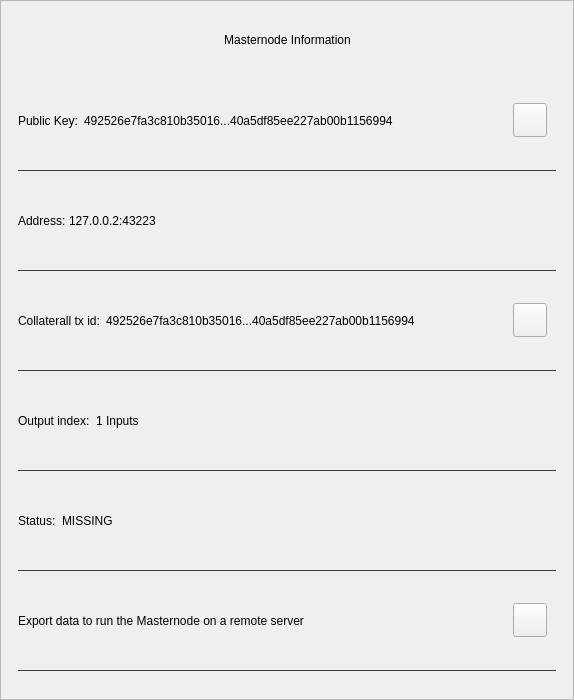
<?xml version="1.0" encoding="UTF-8"?>
<ui version="4.0">
 <class>MnInfoDialog</class>
 <widget class="QWidget" name="MnInfoDialog">
  <property name="geometry">
   <rect>
    <x>0</x>
    <y>0</y>
    <width>574</width>
    <height>700</height>
   </rect>
  </property>
  <property name="minimumSize">
   <size>
    <width>574</width>
    <height>530</height>
   </size>
  </property>
  <property name="windowTitle">
   <string>Form</string>
  </property>
  <property name="styleSheet">
   <string notr="true"/>
  </property>
  <layout class="QVBoxLayout" name="verticalLayout_3">
   <property name="spacing">
    <number>0</number>
   </property>
   <property name="leftMargin">
    <number>0</number>
   </property>
   <property name="topMargin">
    <number>0</number>
   </property>
   <property name="rightMargin">
    <number>0</number>
   </property>
   <property name="bottomMargin">
    <number>0</number>
   </property>
   <item>
    <widget class="QFrame" name="frame">
     <property name="styleSheet">
      <string notr="true"/>
     </property>
     <property name="frameShape">
      <enum>QFrame::StyledPanel</enum>
     </property>
     <property name="frameShadow">
      <enum>QFrame::Raised</enum>
     </property>
     <layout class="QVBoxLayout" name="verticalLayout">
      <property name="leftMargin">
       <number>0</number>
      </property>
      <property name="rightMargin">
       <number>0</number>
      </property>
      <item>
       <layout class="QHBoxLayout" name="horizontalLayout_3">
        <property name="spacing">
         <number>0</number>
        </property>
        <property name="leftMargin">
         <number>20</number>
        </property>
        <property name="topMargin">
         <number>10</number>
        </property>
        <property name="rightMargin">
         <number>20</number>
        </property>
        <item>
         <spacer name="horizontalSpacer_2">
          <property name="orientation">
           <enum>Qt::Horizontal</enum>
          </property>
          <property name="sizeHint" stdset="0">
           <size>
            <width>40</width>
            <height>20</height>
           </size>
          </property>
         </spacer>
        </item>
        <item>
         <widget class="QLabel" name="labelTitle">
          <property name="minimumSize">
           <size>
            <width>0</width>
            <height>40</height>
           </size>
          </property>
          <property name="maximumSize">
           <size>
            <width>16777215</width>
            <height>40</height>
           </size>
          </property>
          <property name="styleSheet">
           <string notr="true">padding-left:24px;</string>
          </property>
          <property name="text">
           <string>Masternode Information</string>
          </property>
          <property name="alignment">
           <set>Qt::AlignCenter</set>
          </property>
          <property name="margin">
           <number>7</number>
          </property>
         </widget>
        </item>
        <item>
         <spacer name="horizontalSpacer">
          <property name="orientation">
           <enum>Qt::Horizontal</enum>
          </property>
          <property name="sizeHint" stdset="0">
           <size>
            <width>40</width>
            <height>20</height>
           </size>
          </property>
         </spacer>
        </item>
        <item>
         <widget class="QPushButton" name="btnEsc">
          <property name="minimumSize">
           <size>
            <width>24</width>
            <height>24</height>
           </size>
          </property>
          <property name="maximumSize">
           <size>
            <width>24</width>
            <height>24</height>
           </size>
          </property>
          <property name="styleSheet">
           <string notr="true">border:none;</string>
          </property>
          <property name="text">
           <string/>
          </property>
         </widget>
        </item>
       </layout>
      </item>
      <item>
       <spacer name="verticalSpacer">
        <property name="orientation">
         <enum>Qt::Vertical</enum>
        </property>
        <property name="sizeType">
         <enum>QSizePolicy::Fixed</enum>
        </property>
        <property name="sizeHint" stdset="0">
         <size>
          <width>20</width>
          <height>10</height>
         </size>
        </property>
       </spacer>
      </item>
      <item>
       <widget class="QWidget" name="layoutScroll" native="true">
        <property name="minimumSize">
         <size>
          <width>0</width>
          <height>0</height>
         </size>
        </property>
        <layout class="QVBoxLayout" name="verticalLayout_4">
         <property name="leftMargin">
          <number>0</number>
         </property>
         <property name="topMargin">
          <number>0</number>
         </property>
         <property name="rightMargin">
          <number>0</number>
         </property>
         <item>
          <widget class="QScrollArea" name="scrollArea">
           <property name="styleSheet">
            <string notr="true">#scrollArea {
background:transparent;
}</string>
           </property>
           <property name="horizontalScrollBarPolicy">
            <enum>Qt::ScrollBarAlwaysOff</enum>
           </property>
           <property name="sizeAdjustPolicy">
            <enum>QAbstractScrollArea::AdjustIgnored</enum>
           </property>
           <property name="widgetResizable">
            <bool>true</bool>
           </property>
           <property name="alignment">
            <set>Qt::AlignLeading|Qt::AlignLeft|Qt::AlignTop</set>
           </property>
           <widget class="QWidget" name="scrollAreaWidgetContents">
            <property name="geometry">
             <rect>
              <x>0</x>
              <y>0</y>
              <width>570</width>
              <height>596</height>
             </rect>
            </property>
            <property name="autoFillBackground">
             <bool>false</bool>
            </property>
            <property name="styleSheet">
             <string notr="true">#scrollAreaWidgetContents {
background:transparent;
}</string>
            </property>
            <layout class="QVBoxLayout" name="verticalLayout_7">
             <property name="spacing">
              <number>0</number>
             </property>
             <property name="sizeConstraint">
              <enum>QLayout::SetDefaultConstraint</enum>
             </property>
             <property name="leftMargin">
              <number>0</number>
             </property>
             <property name="topMargin">
              <number>0</number>
             </property>
             <property name="rightMargin">
              <number>0</number>
             </property>
             <property name="bottomMargin">
              <number>0</number>
             </property>
             <item>
              <widget class="QWidget" name="content" native="true">
               <layout class="QVBoxLayout" name="verticalLayout_2">
                <property name="leftMargin">
                 <number>16</number>
                </property>
                <property name="topMargin">
                 <number>0</number>
                </property>
                <property name="rightMargin">
                 <number>16</number>
                </property>
                <item>
                 <widget class="QWidget" name="contentID" native="true">
                  <layout class="QHBoxLayout" name="horizontalLayout_12" stretch="0,1,0">
                   <property name="leftMargin">
                    <number>0</number>
                   </property>
                   <item>
                    <widget class="QLabel" name="labelId">
                     <property name="maximumSize">
                      <size>
                       <width>16777215</width>
                       <height>16777215</height>
                      </size>
                     </property>
                     <property name="text">
                      <string>Public Key:</string>
                     </property>
                    </widget>
                   </item>
                   <item>
                    <widget class="QLabel" name="textId">
                     <property name="text">
                      <string notr="true">492526e7fa3c810b35016...40a5df85ee227ab00b1156994</string>
                     </property>
                    </widget>
                   </item>
                   <item>
                    <widget class="QPushButton" name="pushCopy">
                     <property name="minimumSize">
                      <size>
                       <width>34</width>
                       <height>34</height>
                      </size>
                     </property>
                     <property name="maximumSize">
                      <size>
                       <width>34</width>
                       <height>34</height>
                      </size>
                     </property>
                     <property name="focusPolicy">
                      <enum>Qt::NoFocus</enum>
                     </property>
                     <property name="text">
                      <string/>
                     </property>
                     <property name="iconSize">
                      <size>
                       <width>24</width>
                       <height>24</height>
                      </size>
                     </property>
                    </widget>
                   </item>
                  </layout>
                 </widget>
                </item>
                <item>
                 <widget class="QLabel" name="labelDivider9">
                  <property name="maximumSize">
                   <size>
                    <width>16777215</width>
                    <height>1</height>
                   </size>
                  </property>
                  <property name="styleSheet">
                   <string notr="true">background-color:#3c3c3b;</string>
                  </property>
                  <property name="text">
                   <string/>
                  </property>
                 </widget>
                </item>
                <item>
                 <widget class="QWidget" name="contentOutputs" native="true">
                  <layout class="QHBoxLayout" name="horizontalLayout_11" stretch="0,3">
                   <property name="spacing">
                    <number>0</number>
                   </property>
                   <property name="leftMargin">
                    <number>0</number>
                   </property>
                   <property name="rightMargin">
                    <number>12</number>
                   </property>
                   <item>
                    <widget class="QLabel" name="labelSend">
                     <property name="maximumSize">
                      <size>
                       <width>16777215</width>
                       <height>16777215</height>
                      </size>
                     </property>
                     <property name="text">
                      <string>Address: </string>
                     </property>
                    </widget>
                   </item>
                   <item>
                    <widget class="QLabel" name="textAddress">
                     <property name="text">
                      <string notr="true">127.0.0.2:43223</string>
                     </property>
                    </widget>
                   </item>
                  </layout>
                 </widget>
                </item>
                <item>
                 <widget class="QLabel" name="labelDivider8">
                  <property name="maximumSize">
                   <size>
                    <width>16777215</width>
                    <height>1</height>
                   </size>
                  </property>
                  <property name="styleSheet">
                   <string notr="true">background-color:#3c3c3b;</string>
                  </property>
                  <property name="text">
                   <string/>
                  </property>
                 </widget>
                </item>
                <item>
                 <widget class="QWidget" name="contentAmount" native="true">
                  <layout class="QHBoxLayout" name="horizontalLayout_4" stretch="0,1,0">
                   <property name="leftMargin">
                    <number>0</number>
                   </property>
                   <item>
                    <widget class="QLabel" name="labelAmount">
                     <property name="maximumSize">
                      <size>
                       <width>16777215</width>
                       <height>16777215</height>
                      </size>
                     </property>
                     <property name="text">
                      <string>Collaterall tx id:</string>
                     </property>
                    </widget>
                   </item>
                   <item>
                    <widget class="QLabel" name="textAmount">
                     <property name="text">
                      <string notr="true">492526e7fa3c810b35016...40a5df85ee227ab00b1156994</string>
                     </property>
                    </widget>
                   </item>
                   <item>
                    <widget class="QPushButton" name="pushCopyId">
                     <property name="minimumSize">
                      <size>
                       <width>34</width>
                       <height>34</height>
                      </size>
                     </property>
                     <property name="maximumSize">
                      <size>
                       <width>34</width>
                       <height>34</height>
                      </size>
                     </property>
                     <property name="focusPolicy">
                      <enum>Qt::NoFocus</enum>
                     </property>
                     <property name="text">
                      <string/>
                     </property>
                    </widget>
                   </item>
                  </layout>
                 </widget>
                </item>
                <item>
                 <widget class="QLabel" name="labelDivider6">
                  <property name="maximumSize">
                   <size>
                    <width>16777215</width>
                    <height>1</height>
                   </size>
                  </property>
                  <property name="styleSheet">
                   <string notr="true">background-color:#3c3c3b;</string>
                  </property>
                  <property name="text">
                   <string/>
                  </property>
                 </widget>
                </item>
                <item>
                 <widget class="QWidget" name="contentInputs" native="true">
                  <layout class="QHBoxLayout" name="horizontalLayout" stretch="0,2">
                   <property name="leftMargin">
                    <number>0</number>
                   </property>
                   <property name="rightMargin">
                    <number>12</number>
                   </property>
                   <item>
                    <widget class="QLabel" name="labelInputs">
                     <property name="sizePolicy">
                      <sizepolicy hsizetype="Minimum" vsizetype="Preferred">
                       <horstretch>0</horstretch>
                       <verstretch>0</verstretch>
                      </sizepolicy>
                     </property>
                     <property name="maximumSize">
                      <size>
                       <width>16777215</width>
                       <height>16777215</height>
                      </size>
                     </property>
                     <property name="text">
                      <string>Output index:</string>
                     </property>
                    </widget>
                   </item>
                   <item>
                    <widget class="QLabel" name="textInputs">
                     <property name="text">
                      <string>1 Inputs</string>
                     </property>
                    </widget>
                   </item>
                  </layout>
                 </widget>
                </item>
                <item>
                 <widget class="QLabel" name="labelDivider1">
                  <property name="maximumSize">
                   <size>
                    <width>16777215</width>
                    <height>1</height>
                   </size>
                  </property>
                  <property name="styleSheet">
                   <string notr="true">background-color:#3c3c3b;</string>
                  </property>
                  <property name="text">
                   <string/>
                  </property>
                 </widget>
                </item>
                <item>
                 <widget class="QWidget" name="contentFee" native="true">
                  <layout class="QHBoxLayout" name="horizontalLayout_7" stretch="0,1">
                   <property name="leftMargin">
                    <number>0</number>
                   </property>
                   <item>
                    <widget class="QLabel" name="labelFee">
                     <property name="maximumSize">
                      <size>
                       <width>16777215</width>
                       <height>16777215</height>
                      </size>
                     </property>
                     <property name="text">
                      <string>Status:</string>
                     </property>
                    </widget>
                   </item>
                   <item>
                    <widget class="QLabel" name="textStatus">
                     <property name="text">
                      <string notr="true">MISSING</string>
                     </property>
                    </widget>
                   </item>
                  </layout>
                 </widget>
                </item>
                <item>
                 <widget class="QLabel" name="labelDivider4">
                  <property name="maximumSize">
                   <size>
                    <width>16777215</width>
                    <height>1</height>
                   </size>
                  </property>
                  <property name="styleSheet">
                   <string notr="true">background-color:#3c3c3b;</string>
                  </property>
                  <property name="text">
                   <string/>
                  </property>
                 </widget>
                </item>
                <item>
                 <widget class="QWidget" name="contentExport" native="true">
                  <layout class="QHBoxLayout" name="horizontalLayout_8" stretch="3,0">
                   <property name="leftMargin">
                    <number>0</number>
                   </property>
                   <item>
                    <widget class="QLabel" name="textExport">
                     <property name="styleSheet">
                      <string notr="true">padding-top:1px;</string>
                     </property>
                     <property name="lineWidth">
                      <number>0</number>
                     </property>
                     <property name="text">
                      <string>Export data to run the Masternode on a remote server</string>
                     </property>
                     <property name="wordWrap">
                      <bool>true</bool>
                     </property>
                     <property name="indent">
                      <number>0</number>
                     </property>
                    </widget>
                   </item>
                   <item>
                    <widget class="QPushButton" name="pushExport">
                     <property name="minimumSize">
                      <size>
                       <width>34</width>
                       <height>34</height>
                      </size>
                     </property>
                     <property name="maximumSize">
                      <size>
                       <width>34</width>
                       <height>34</height>
                      </size>
                     </property>
                     <property name="focusPolicy">
                      <enum>Qt::NoFocus</enum>
                     </property>
                     <property name="text">
                      <string/>
                     </property>
                    </widget>
                   </item>
                  </layout>
                 </widget>
                </item>
                <item>
                 <widget class="QLabel" name="labelDivider7">
                  <property name="maximumSize">
                   <size>
                    <width>16777215</width>
                    <height>1</height>
                   </size>
                  </property>
                  <property name="styleSheet">
                   <string notr="true">background-color:#3c3c3b;</string>
                  </property>
                  <property name="text">
                   <string/>
                  </property>
                 </widget>
                </item>
               </layout>
              </widget>
             </item>
            </layout>
           </widget>
          </widget>
         </item>
        </layout>
       </widget>
      </item>
     </layout>
    </widget>
   </item>
  </layout>
 </widget>
 <resources/>
 <connections/>
</ui>
